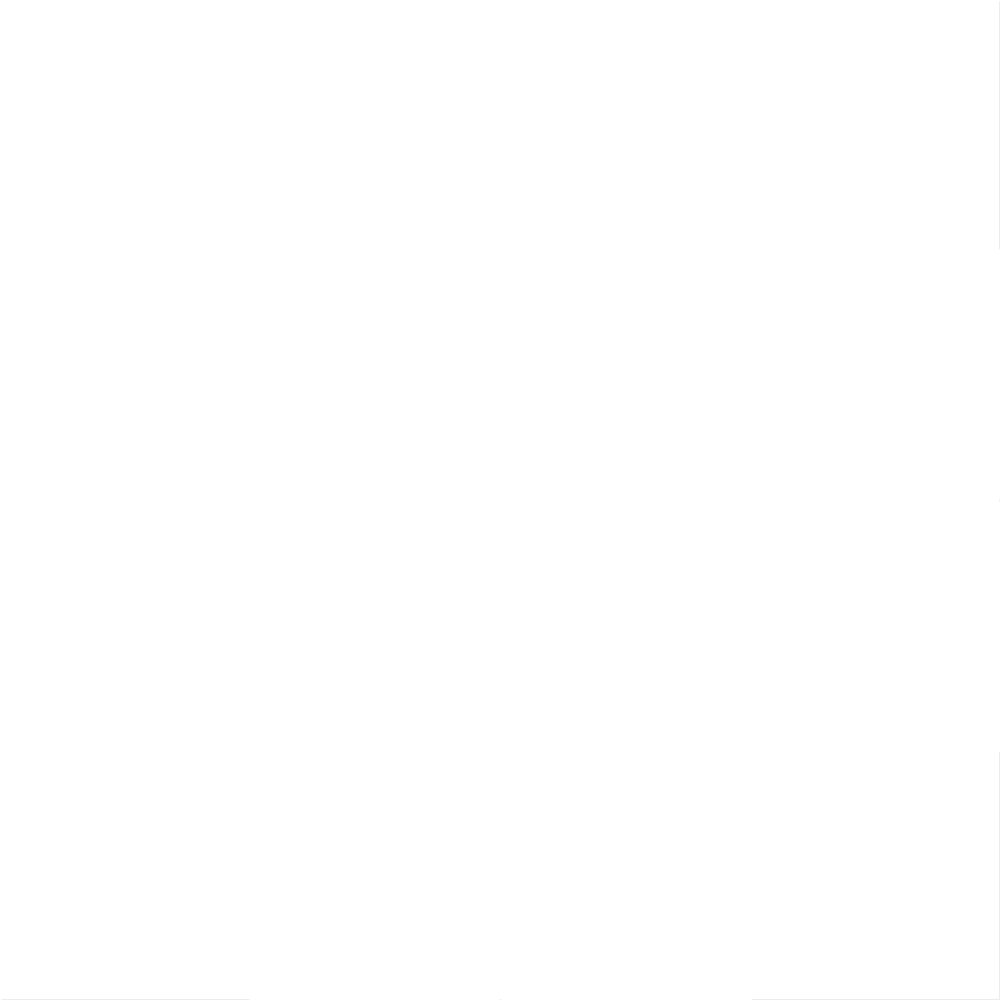
Frame 1 (no input)
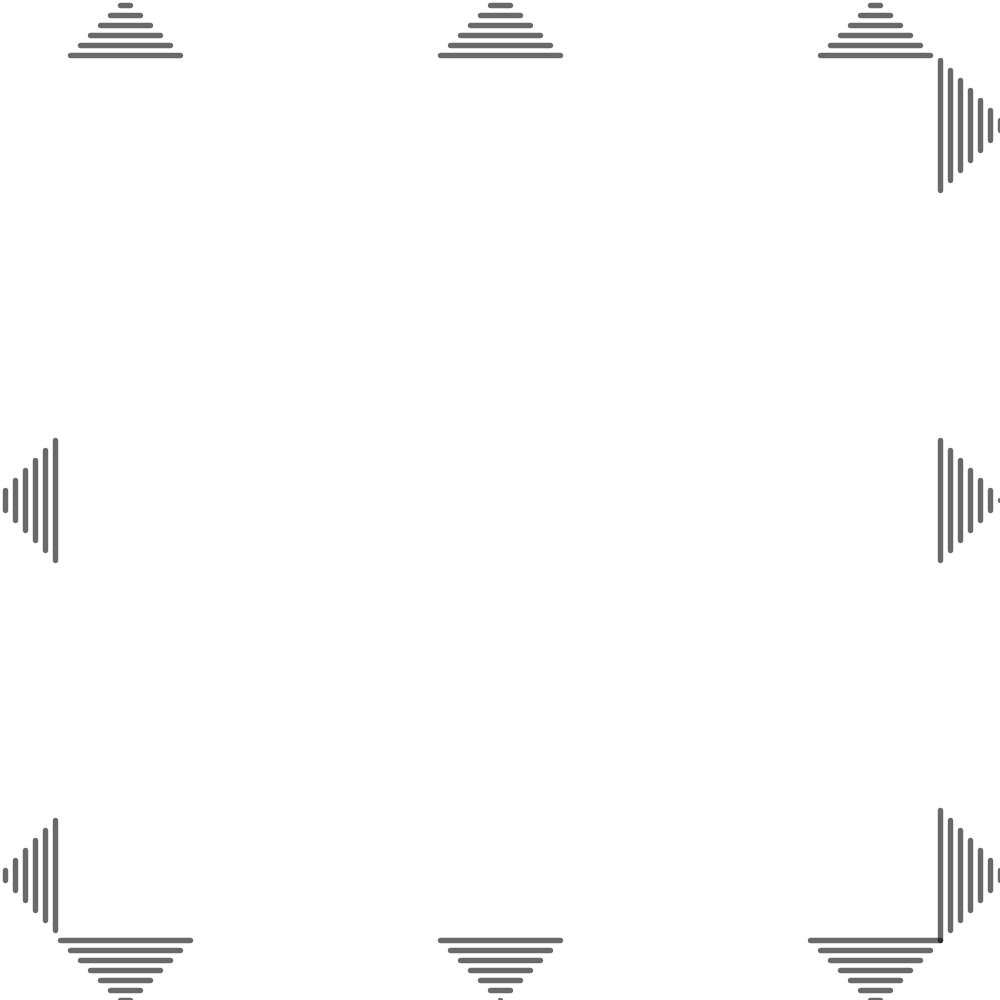
Frame 60 (the mouse pressed at the canvas centre just before this capture)
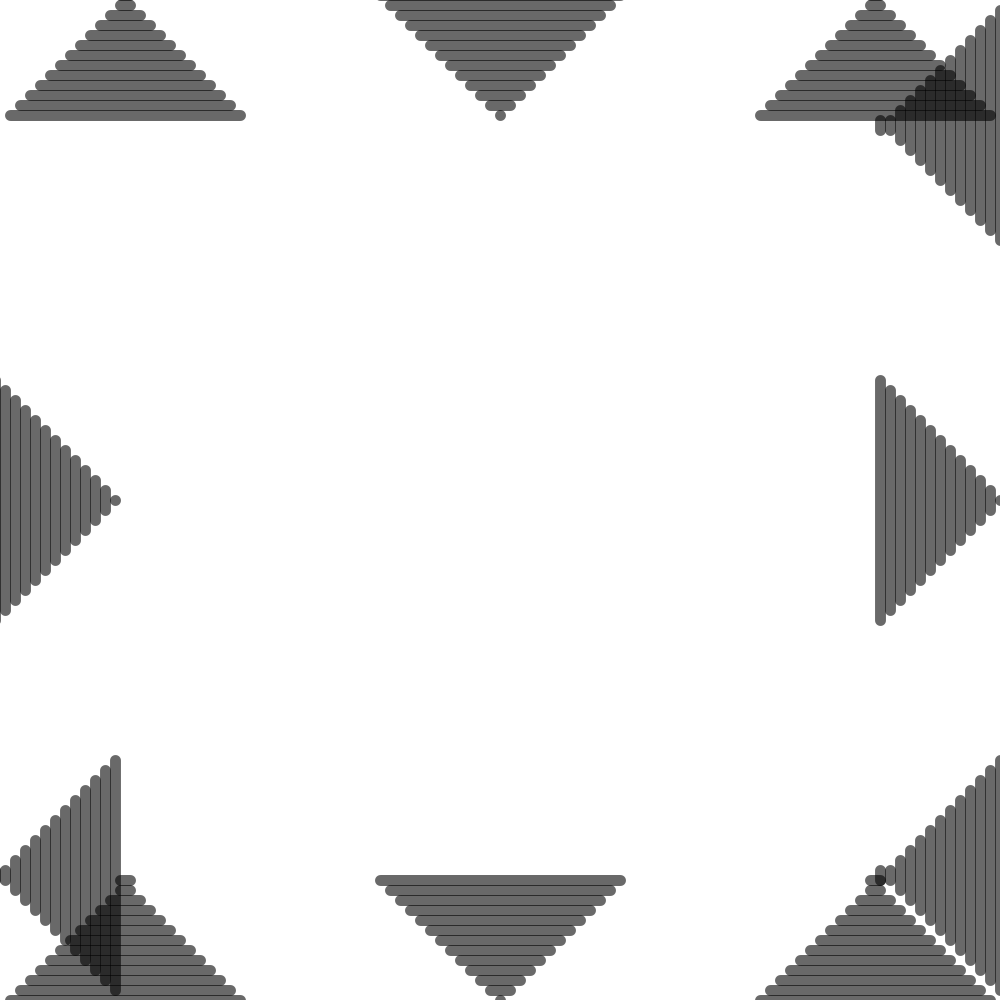
Frame 120 (the mouse held since frame 60 and released just before this capture)

The Processing sketch that drew these frames (run headless with seeded random() and noise(); from frame 60 on, the mouse is pressed at the canvas centre):

// Processing sketch: i_can_do_this_yes_i_can
// ── i_can_do_this_yes_i_can.pde
/*Lineangle lineangleA1 = new Lineangle();*/

  float pointX1 = 0; 
  float pointY1 = 0;
  float moveX1 = 1;
  float moveY1 = 1;
  float pointX2 = 0;
  float pointY2 = 0;
  float moveX2 = 1;
  float moveY2 = 1;
  float pointX3 = 0;
  float pointY3 = 0;
  float moveX3 = 1;
  float moveY3 = 1;
  float pointX4 = 0;
  float pointY4 = 0;
  float moveX4 = 1;
  float moveY4 = 1;
  float pointX5 = 0;
  float pointY5 = 0;
  float moveX5 = 1;
  float moveY5 = 1;
  float pointX6 = 0;
  float pointY6 = 0;
  float moveX6 = 1;
  float moveY6 = 1;
  float pointX7 = 0;
  float pointY7 = 0;
  float moveX7 = 1;
  float moveY7 = 1;
  float pointX8 = 0;
  float pointY8 = 0;
  float moveX8 = 1;
  float moveY8 = 1;
  float pointX9 = 0;
  float pointY9 = 0;
  float moveX9 = 1;
  float moveY9 = 1;
  float pointX10 = 0;
  float pointY10 = 0;
  float moveX10 = 1;
  float moveY10 = 1;
  float pointX11 = 0;
  float pointY11 = 0;
  float moveX11 = 1;
  float moveY11 = 1;
  float pointX12 = 0;
  float pointY12 = 0;
  float moveX12 = 1;
  float moveY12 = 1;
  //change move floats to adjust speed
  //change to 250 to reverse strokewidth and vertical orientation
  
  

void setup() {
  size(1000,1000);
}

void draw() {
  background(255);
    pointX1 = pointX1 + moveX1;
    pointY1 = pointY1 + moveY1;
    pointX2 = pointX2 + moveX2;
    pointY2 = pointY2 + moveY2;
    pointX3 = pointX3 + moveX3;
    pointY3 = pointY3 + moveY3;
    pointX4 = pointX4 + moveX4;
    pointY4 = pointY4 + moveY4;
    pointX5 = pointX5 + moveX5;
    pointY5 = pointY5 + moveY5;
    pointX6 = pointX6 + moveX6;
    pointY6 = pointY6 + moveY6;
    pointX7 = pointX7 + moveX7;
    pointY7 = pointY7 + moveY7;
    pointX8 = pointX8 + moveX8;
    pointY8 = pointY8 + moveY8;
    pointX9 = pointX9 + moveX9;
    pointY9 = pointY9 + moveY9;
    pointX10 = pointX10 + moveX10;
    pointY10 = pointY10 + moveY10;
    pointX11 = pointX11 + moveX11;
    pointY11 = pointY11 + moveY11;
    pointX12 = pointX12 + moveX12;
    pointY12 = pointY12 + moveY12;
   
    /*//LINEANGLE1 (12)
     if (pointX1 > width || pointX1 < 0) { 
      moveX1 = moveX1 * -1;
    }
    if (pointY1 > height/8 || pointY1 < 0) { 
      moveY1 = moveY1 * -1;
    }
    stroke(0,150);
    if (pointY1 >= 0 && pointY1 >=0) {
      strokeWeight(pointY1/11);
    } else { 
      strokeWeight(pointY1/-23);
    }
      for (int i = 0; i <125; i = i + 10) {
      line(i+pointX1-125,i+pointY1, i + pointX1-125, height/4 - (i+pointY1));
     }*/
    
    //LINEANGLE2 (1)
    if (pointX2 > width/8 || pointX2 < 0) { 
      moveX2 = moveX2 * -1;
    }
    if (pointY2 > height || pointY2 < 0) { 
      moveY2 = moveY2 * -1;
    }
    stroke(0,150);
    if (pointX2 >= 0) {
      strokeWeight(pointX2/11);
    } else { 
      strokeWeight(pointX2/-23);
    }
      for (int i = 0; i <125; i = i + 10) {
      line(i+pointX2,i+pointY2-125, width/4 - (i+pointX2), i+pointY2-125);
     }
     
    //LINEANGLE3 (2)
    if (pointX3 > width/8 || pointX3 < 0) { 
      moveX3 = moveX3 * -1;
    }
    if (pointY3 > height || pointY3 < 0) { 
      moveY3 = moveY3 * -1;
    }
    stroke(0,150);
    if (pointX3 >= 0) {
      strokeWeight(pointX3/11);
    } else { 
      strokeWeight(pointX3/-23);
    }
      for (int i = 0; i <125; i = i + 10) {
      line(-i+pointX3+(width/2),i+pointY3-125, width/2 - (-i+pointX3), i+pointY3-125);
     }
    
    //LINEANGLE4 (8)
    if (pointX4 > width/8 || pointX4 < 0) { 
      moveX4 = moveX4 * -1;
    }
    if (pointY4 > height || pointY4 < 0) { 
      moveY4 = moveY4 * -1;
    }
    stroke(0,150);
    if (pointX4 >= 0) {
      strokeWeight(pointX4/11);
    } else { 
      strokeWeight(pointX4/-23);
    }
      for (int i = 0; i <125; i = i + 10) {
      line(-i+pointX4 + (width/2),i+pointY4*-1+height, width/2 - (-i+pointX4), i+pointY4*-1+height);
      }
    
    //LINEANGLE5 (3)
    if (pointX5 > width/8 || pointX5 < 0) { 
      moveX5 = moveX5 * -1;
    }
    if (pointY5 > height || pointY5 < 0) { 
      moveY5 = moveY5 * -1;
    }
    stroke(0,150);
    if (pointX5 >= 0) {
      strokeWeight(pointX5/11);
    } else { 
      strokeWeight(pointX5/-23);
    }
      for (int i = 0; i <125; i = i + 10) {
      line(i+pointX5+(width*.75),i+pointY5-125, width - (i+pointX5), i+pointY5-125);
     }
    
    //LINEANGLE6 (9)
    if (pointX6 > width/8 || pointX6 < 0) { 
      moveX6 = moveX6 * -1;
    }
    if (pointY6 > height || pointY6 < 0) { 
      moveY6 = moveY6 * -1;
    }
    stroke(0,150);
    if (pointX6 >= 0) {
      strokeWeight(pointX6/11);
    } else { 
      strokeWeight(pointX6/-23);
    }
      for (int i = 0; i <125; i = i + 10) {
      line(i+pointX6,i+pointY6*-1+height, width/4 - (i+pointX6), i+pointY6*-1+height);
     }
     
    //LINEANGLE7 (11)
     if (pointX7 > width || pointX7 < 0) { 
      moveX7 = moveX7 * -1;
    }
    if (pointY7 > height/8 || pointY7 < 0) { 
      moveY7 = moveY7 * -1;
    }
    stroke(0,150);
    if (pointY7 >= 0 && pointY7 >=0) {
      strokeWeight(pointY7/11);
    } else { 
      strokeWeight(pointY7/-23);
    }
      for (int i = 0; i <125; i = i + 10) {
      line(i+pointX7-125,-i+pointY7+(height/2), i + pointX7-125, height/2 - (-i+pointY7));
     }
     
     //LINEANGLE8 (10)
     if (pointX8 > width || pointX8 < 0) { 
      moveX8 = moveX8 * -1;
    }
    if (pointY8 > height/8 || pointY8 < 0) { 
      moveY8 = moveY8 * -1;
    }
    stroke(0,150);
    if (pointY8 >= 0 && pointY8 >=0) {
      strokeWeight(pointY8/11);
    } else { 
      strokeWeight(pointY8/-23);
    }
      for (int i = 0; i <125; i = i + 10) {
      line(i+pointX8-125,i+pointY8+(width*.75), i + pointX8-125, height - (i+pointY8));
     }
    
    //LINEANGLE9 (7)
    if (pointX9 > width/8 || pointX9 < 0) { 
      moveX9 = moveX9 * -1;
    }
    if (pointY9 > height || pointY9 < 0) { 
      moveY9 = moveY9 * -1;
    }
    stroke(0,150);
    if (pointX9 >= 0) {
      strokeWeight(pointX9/11);
    } else { 
      strokeWeight(pointX9/-23);
    }
      for (int i = 0; i <125; i = i + 10) {
      line(i+pointX9+(width*.75),i+pointY9*-1+height, width - (i+pointX9), i+pointY9*-1+height);
     }
     
     //LINEANGLE10 (4)
     if (pointX10 > width || pointX10 < 0) { 
      moveX10 = moveX10 * -1;
    }
    if (pointY10 > height/8 || pointY10 < 0) { 
      moveY10 = moveY10 * -1;
    }
    stroke(0,150);
    if (pointY10 >= 0 && pointY10 >=0) {
      strokeWeight(pointY10/11);
    } else { 
      strokeWeight(pointY10/-23);
    }
      for (int i = 0; i <125; i = i + 10) {
      line(i+pointX10*-1+width,i+pointY10, i + pointX10*-1+width, height/4 - (i+pointY10));
     }
    
    //LINEANGLE11 (5)
     if (pointX11 > width || pointX11 < 0) { 
      moveX11 = moveX11 * -1;
    }
    if (pointY11 > height/8 || pointY11 < 0) { 
      moveY11 = moveY11 * -1;
    }
    stroke(0,150);
    if (pointY11 >= 0 && pointY11 >=0) {
      strokeWeight(pointY11/11);
    } else { 
      strokeWeight(pointY11/-23);
    }
      for (int i = 0; i <125; i = i + 10) {
      line(i+pointX11*-1+width,-i+pointY11+(height/2), i + pointX11*-1+width, height/2 - (-i+pointY11));
     }
    
    //LINEANGLE8 (6)
     if (pointX12 > width || pointX12 < 0) { 
      moveX12 = moveX12 * -1;
    }
    if (pointY12 > height/8 || pointY12 < 0) { 
      moveY12 = moveY12 * -1;
    }
    stroke(0,150);
    if (pointY12 >= 0 && pointY12 >=0) {
      strokeWeight(pointY12/11);
    } else { 
      strokeWeight(pointY12/-23);
    }
      for (int i = 0; i <125; i = i + 10) {
      line(i+pointX12*-1+width,i+pointY12+(width*.75), i + pointX12*-1+width, height - (i+pointY12));
     }
     
}

/*class Lineangle {
  /*float pointX = 0; 
  //change to 250 to reverse strokewidth and vertical orientation
  float pointY = 0;
  float moveX = .25;
  float moveY = .25;*/
  
  
  /*Lineangle() {
  }
  
  void lineangleMove1() {
    if (pointX > width/8 || pointX < 0) { 
      moveX = moveX * -1;
    }
    if (pointY > height || pointY < 0) { 
      moveY = moveY * -1;
    }
    stroke(0,150);
    if (pointX >= 0) {
      strokeWeight(pointX/11);
    } else { 
      strokeWeight(pointX/-23);
    }
      for (int i = 0; i <125; i = i + 10) {
      line(i+pointX,i+pointY, width/4 - (i+pointX), i+pointY);
     }
     pointX = pointX + moveX;
     pointY = pointY + moveY;
     
  }
  void lineangleMove3() {
    if (pointX > width/8 || pointX < 0) { 
      moveX = moveX * -1;
    }
    if (pointY > height || pointY < 0) { 
      moveY = moveY * -1;
    }
    stroke(0,150);
    if (pointX >= 0) {
      strokeWeight(pointX/11);
    } else { 
      strokeWeight(pointX/-23);
    }
      for (int i = 0; i <125; i = i + 10) {
      line(i+pointX+(width/2),i+pointY, width/2 - (i+pointX), i+pointY);
     }
     pointX = pointX + moveX ;
     pointY = pointY + moveY;
     
  }
  void lineangleMove5() {
    if (pointX > width/8 || pointX < 0) { 
      moveX = moveX * -1;
    }
    if (pointY > height || pointY < 0) { 
      moveY = moveY * -1;
    }
    stroke(0,150);
    if (pointX >= 0) {
      strokeWeight(pointX/11);
    } else { 
      strokeWeight(pointX/-23);
    }
      for (int i = 0; i <125; i = i + 10) {
      line(i+pointX+(width*.75),i+pointY, width - (i+pointX), i+pointY);
     }
     pointX = pointX + moveX ;
     pointY = pointY + moveY;
     
  }
    void lineangleMove6() {
    if (pointX > width/8 || pointX < 0) { 
      moveX = moveX * -1;
    }
    if (pointY > height || pointY < 0) { 
      moveY = moveY * -1;
    }
    stroke(0,150);
    if (pointX >= 0) {
      strokeWeight(pointX/11);
    } else { 
      strokeWeight(pointX/-23);
    }
      for (int i = 0; i <125; i = i + 10) {
      line(i+pointX,i+pointY*-1+height, width/4 - (i+pointX), i+pointY*-1+height);
     }
     pointX = pointX + moveX ;
     pointY = pointY + moveY;
     
  }
    void lineangleMove4() {
    if (pointX > width/8 || pointX < 0) { 
      moveX = moveX * -1;
    }
    if (pointY > height || pointY < 0) { 
      moveY = moveY * -1;
    }
    stroke(0,150);
    if (pointX >= 0) {
      strokeWeight(pointX/11);
    } else { 
      strokeWeight(pointX/-23);
    }
      for (int i = 0; i <125; i = i + 10) {
      line(i+pointX + (width/2),i+pointY*-1+height, width/2 - (i+pointX), i+pointY*-1+height);
     }
     pointX = pointX + moveX ;
     pointY = pointY + moveY;
     
  }
  void lineangleMove2() {
    if (pointX > width/8 || pointX < 0) { 
      moveX = moveX * -1;
    }
    if (pointY > height || pointY < 0) { 
      moveY = moveY * -1;
    }
    stroke(0,150);
    if (pointX >= 0) {
      strokeWeight(pointX/11);
    } else { 
      strokeWeight(pointX/-23);
    }
      for (int i = 0; i <125; i = i + 10) {
      line(i+pointX + (width*.75),i+pointY*-1+height, width - (i+pointX), i+pointY*-1+height);
     }
     pointX = pointX + moveX ;
     pointY = pointY + moveY;  
  }
  
}*/ 
  
